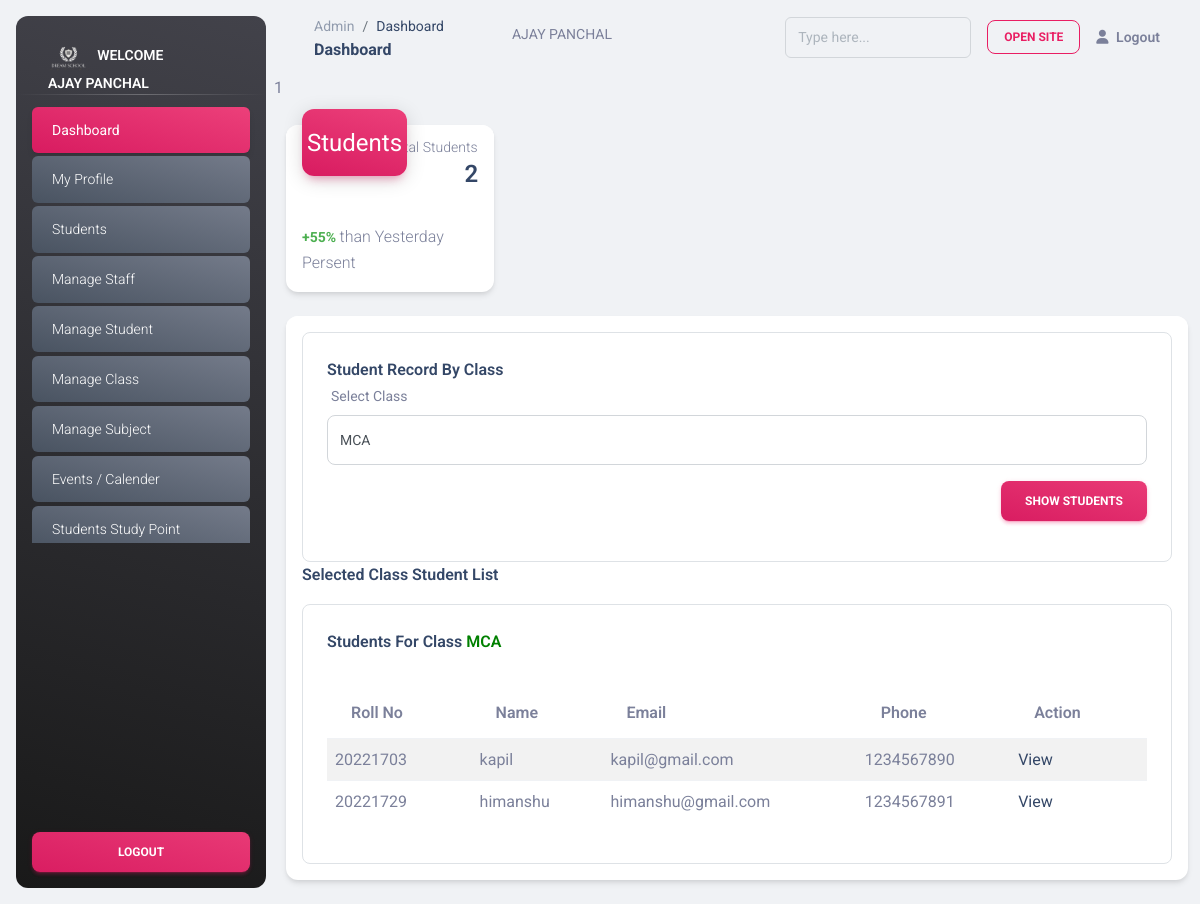
The page /admin/students.php?cls=3 (signed in) on the database its author committed.
### tables this page shows
CREATE TABLE `classes` (
  `id` int(11) NOT NULL,
  `class_name` varchar(255) DEFAULT NULL,
  `incharge_id` int(11) DEFAULT NULL,
  `insert_by` int(11) DEFAULT NULL,
  `update_by` timestamp NULL DEFAULT current_timestamp(),
  `insert_at` timestamp NULL DEFAULT current_timestamp(),
  `update_at` int(11) DEFAULT NULL
);

CREATE TABLE `student` (
  `student_id` int(11) NOT NULL,
  `student_roll_no` int(11) NOT NULL,
  `class_id` int(11) DEFAULT NULL,
  `student_name` varchar(255) DEFAULT NULL,
  `student_email` varchar(255) DEFAULT NULL,
  `student_phone` varchar(13) DEFAULT NULL,
  `student_psw` varchar(255) DEFAULT NULL,
  `insert_by` int(11) NOT NULL,
  `insert_at` int(11) NOT NULL,
  `update_by` int(11) NOT NULL,
  `update_at` int(11) NOT NULL,
  `status` enum('active','in-active') NOT NULL
);

### admin/students.php (the view, shortened to what this page needs)
<?php
include "header.php";
?>
<main class="main-content position-relative max-height-vh-100 h-100 border-radius-lg ">
  <?= include("navBar.php") ?>
  <div class="container-fluid py-4">
    <div class="row">
      <div class="col-xl-3 col-sm-6 mb-xl-0 mb-4">
        <div class="card">
          <div class="card-header p-3 pt-2">
            <div
              class="icon icon-lg icon-shape bg-gradient-primary shadow-primary text-center border-radius-xl mt-n4 position-absolute">
              <i class="material-icons opacity-10">Students</i>
            </div>
            <div class="text-end pt-1">
              <p class="text-sm mb-0 text-capitalize">Total Students</p>
              <?php
              $sql = "SELECT student_id FROM student ";
              $sql = mysqli_query($conn, $sql);
              $total_std_row = mysqli_num_rows($sql);
              ?>
              <h4 class="mb-0"><?= $total_std_row ?></h4>
            </div>
          </div>
          <hr class="primary horizontal my-0">
          <div class="card-footer p-3">
            <p class="mb-0"><span class="text-success text-sm font-weight-bolder">+55% </span>than Yesterday Persent</p>
          </div>
        </div>
      </div>
    </div>
    <div class="col-md-12 mb-lg-0 mb-4">
      <div class="card mt-4">
        <div class="card-header pb-0 p-3">
          <div class="row">
            <div class="col-md-12 mb-md-0 mb-4">
              <div class="card card-body border card-plain border-radius-lg  ">
                <h6 class="mb-0">Student Record By Class</h6>
                <div>
                  <form method="get">
                    <div class="mb-3">
                      <label class="form-label">Select Class</label>
                      <select name="cls" class="form-control form-control-lg">
                        <?php
                        $class_name = "";
                        $class = "";
                        $sql = "SELECT * FROM `classes`";
                        $sql = mysqli_query($conn, $sql);
                        while ($row = mysqli_fetch_assoc($sql)) {
                          if (isset($_GET['cls'])) {
                            $class = $_GET['cls'];
                            if ($row['id'] == $class) {
                              $class_name = $row['class_name'];
                            }
                          }
                        ?>
                        <option value="<?= $row['id'] ?>" <?php if ($row['id'] == $class)
                            echo "selected disabled" ?>>
                          <?= $row['class_name'] ?></option>
                        <?php } ?>
                      </select>
                    </div>
                    <div class="mb-3 text-end">
                      <button type="submit" class="btn bg-gradient-primary mb-0" href="javascript:;">Show Students</button>
                    </div>
                  </form>
                </div>
              </div>
            </div>
            <div class="col-6 d-flex align-items-center">
              <h6 class="mb-0">Selected Class Student List</h6>
            </div>
          </div>
        </div>
        <div class="card-body p-3">
          <div class="row">
            <div class="col-md-12 mb-md-0 mb-4">
              <div class="card card-body border card-plain border-radius-lg  ">
                <h6 class="mb-0">Students For Class <span style="color:green"><?= $class_name ?></span></h6>
                <hr>
                <div>
                  <table class="table table-striped d-tbl" style="width:100%">
                    <thead>
                      <tr>
                        <th> Roll No</th>
                        <th> Name</th>
                        <th> Email</th>
                        <th> Phone</th>
                        <th> Action</th>
                      </tr>
                    </thead>
                    <tbody>
                      <?php
                      if (isset($_GET['cls']) && !empty($_GET['cls'])) {
                        $class = $_GET['cls'];
                        $sql = "SELECT * FROM student WHERE class_id=$class";
                        $sql = mysqli_query($conn, $sql);
                        while ($row = mysqli_fetch_assoc($sql)) {
                      ?>
                      <tr>
                        <td><?= $row['student_roll_no'] ?></td>
                        <td><?= $row['student_name'] ?></td>
                        <td><?= $row['student_email'] ?></td>
                        <td><?= $row['student_phone'] ?></td>
                        <td><a href="managestudent.php?stid=<?= $row['student_id'] ?>">View</a></td>
                      </tr>
                      <?php
                        }
                      }
                      ?>
                    </tbody>
                  </table>
                </div>
              </div>
            </div>
          </div>
        </div>
      </div>
    </div>
  </div>
</main>
<?php include "footer.php" ?>

### assets/css/nucleo-svg.css (style rules this page uses)
.icon { display: inline-block; color: #111111; height: 1em; width: 1em; }
.icon-lg { height: 1.6em; width: 1.6em; }
.icon { fill: currentColor; stroke: none; }

### rows shown on the page
classes: class_name "MCA"
student: student_roll_no "20221703", student_name "kapil", student_email "kapil@gmail.com", student_phone "1234567890"
student: student_roll_no "20221729", student_name "himanshu", student_email "himanshu@gmail.com", student_phone "1234567891"

### other values the page prints
$_SESSION['admin_name'] "AJAY PANCHAL"
include("navBar.php") "1"
$total_std_row "2"
form field cls "MCA"
